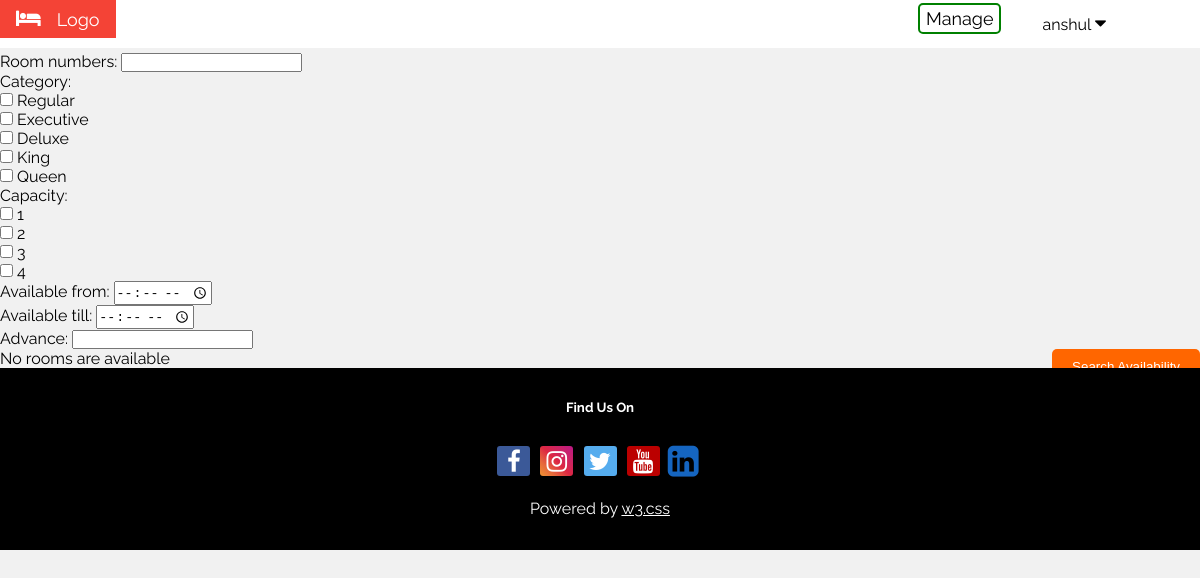
/hotel/manage_rooms/ (signed in), run on an earlier commit of the app's database.
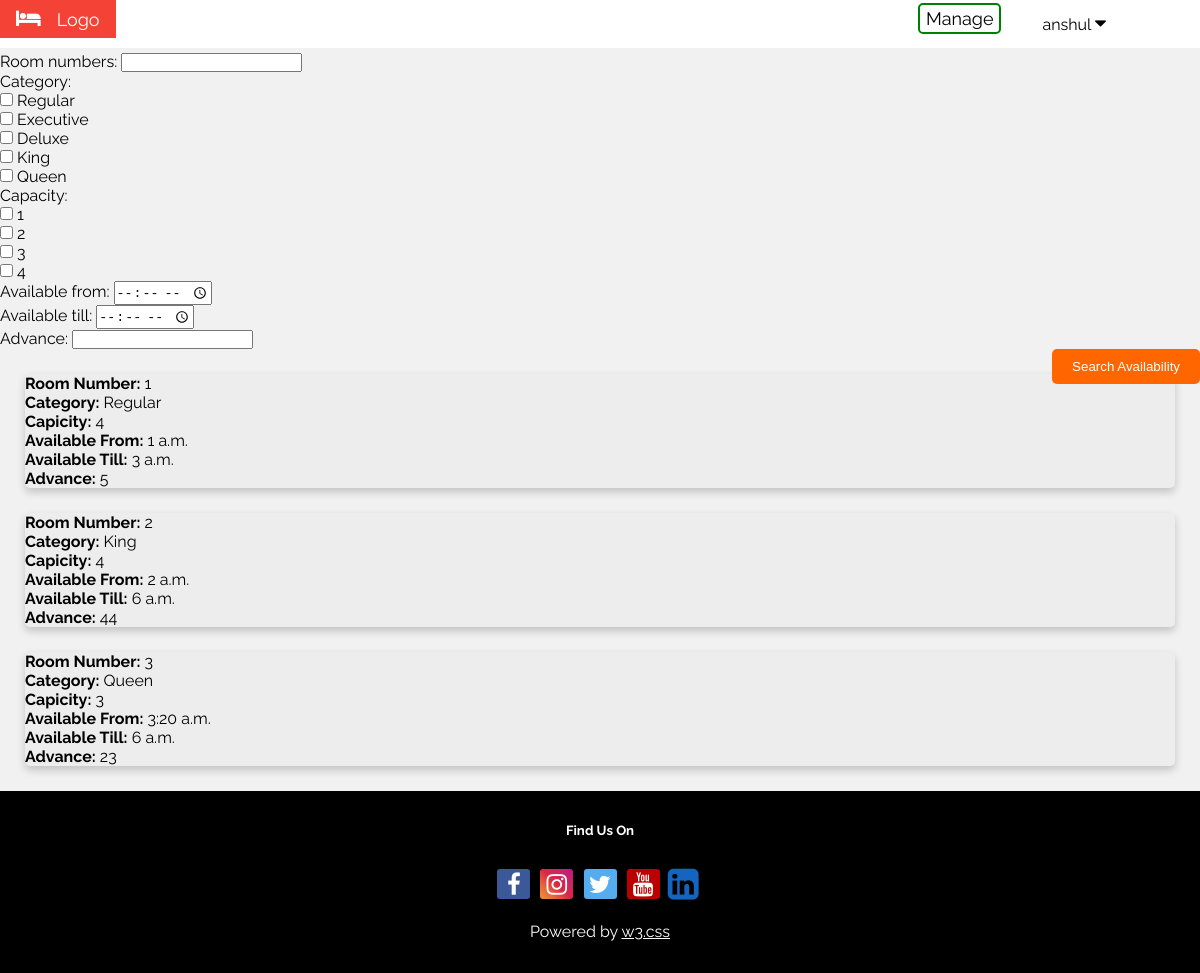
And on a later commit of the database.
### hotel/models.py (models this page shows, shortened)
class Room(models.Model):
    class Meta:
      ordering = ['room_number']
    room_number =  models.PositiveSmallIntegerField(
        validators=[MaxValueValidator(1000), MinValueValidator(1)],
        primary_key=True
        )
    ROOM_CATEGORIES = (
        ('Regular', 'Regular'),
        ('Executive', 'Executive'),
        ('Deluxe', 'Deluxe'),
        ('King', 'King'),
        ('Queen', 'Queen'),
    )
    category = models.CharField(max_length=9, choices=ROOM_CATEGORIES)
    ROOM_CAPACITY = (
        (1, '1'),
        (2, '2'),
        (3, '3'),
        (4, '4'),
    )
    capacity = models.PositiveSmallIntegerField(
        choices=ROOM_CAPACITY, default=2
        )
    available_from = models.TimeField()
    available_till = models.TimeField()
    advance = models.PositiveSmallIntegerField()
    room_manager = models.CharField(max_length=30)

### hotel/views.py (the view, shortened to what this page needs)
# urls.py: path('manage_rooms/', views.manage_rooms, name='manage_rooms'),
@login_required(login_url="/hotel/signin/")
def manage_rooms(request):
    if request.user.email.endswith("@anshul.com"):
        rooms = Room.objects.filter(room_manager=request.user.username)
        context = {
                'form': RoomForm(),
                'rooms': rooms,
                'username': request.user.username
                }
        return render(request, 'manage_rooms.html', context)
    else:
        return redirect('../book/')

### hotel/templates/manage_rooms.html (shortened to what this page needs)
{% load static %}
<!DOCTYPE html>
<html lang="en">
  <head>
    <link rel="stylesheet" href="https://cdnjs.cloudflare.com/ajax/libs/font-awesome/4.7.0/css/font-awesome.min.css">
    <link rel="stylesheet" type="text/css" href="{% static 'hotel/css/base.css' %}">
  </head>
	<body id="body-color">
    <div class="w3-bar w3-white w3-large">
			<div class="w3-bar-item w3-red w3-mobile"><i class="fa fa-bed w3-margin-right"></i>Logo</div>
			<div class="dropdown w3-right ert">
				<button class="dropbtn">{{ username }}
					<i class="fa fa-caret-down"></i>
				</button>
			</div>
      <a href="{% url 'hotel:manage' %}" class="w3-right ert"> Manage </a>
  	</div>
    <form method="POST">
      {{ form.as_p }}
      <input type="submit" class= "submit submit-right" value="Search Availability" />
    </form>
		{% if rooms %}
		  {% for room in rooms %}
      <div class="card card-width container3">
          <b>Room Number:</b> {{ room.room_number }}<br/>
          <b>Category:</b> {{ room.category }}<br/>
          <b>Capicity:</b> {{ room.capacity }}<br/>
          <b>Available From:</b> {{ room.available_from }}<br/>
          <b>Available Till:</b> {{ room.available_till }}<br/>
          <b>Advance:</b> {{ room.advance }}<br/>
      </div>
		  {% endfor %}
	  {% else %}
		  <p> No rooms are available </p>
	{% endif %}
    <footer class="w3-padding-32 w3-black w3-center w3-margin-top">
      <h5>Find Us On</h5>
      <div class="w3-xlarge w3-padding-16">
        <a href="#" class="fa fa-facebook"></a>
        <a href="#" class="fa fa-instagram"></a>
        <a href="#" class="fa fa-twitter"></a>
        <a href="#" class="fa fa-youtube"></a>
        <a href="#" class="fa fa-linkedin-square"></a>
      </div>
      <p>Powered by <a href="https://www.w3schools.com/w3css/default.asp" target="_blank" class="w3-hover-text-green">w3.css</a></p>
    </footer>
	</body>
</html>

### hotel/static/hotel/css/base.css (style rules this page uses)
a.fa { padding: 3px; border-radius: 3px; font-size: 1em; width: 27px; text-align: center; text-decoration: none; margin: 5px 2px; }
.fa-facebook { background: rgb(59, 89, 152); color: rgb(255, 255, 255); }
.fa-instagram { background: #f09433; background: -moz-linear-gradient(45deg, #f09433 0%, #e6683c 25%, #dc2743 50%, #cc2366 75%, #bc1888 100%); background: -webkit-linear-gradient(45deg, #f09433 0%,#e6683c 25%,#dc2743 50%,#cc2366 75%,#bc1888 100%); background: linear-gradient(45deg, #f09433 0%,#e6683c 25%,#dc2743 50%,#cc2366 75%,#bc1888 100%); filter: progid:DXImageTransform.Microsoft.gradient( startColorstr='#f09433', endColorstr='#bc1888',GradientType=1 ); color: white; }
.fa-linkedin-square { position: relative; top: 4px; left: -5px; color: #1565c0; background-color: rgba(0,0,0,.03); font-size: 1.5em!important; }
.fa-twitter { background: #55ACEE; color: white; }
.fa-youtube { background: #bb0000; color: white; }
body,h1,h2,h3,h4,h5,h6 { font-family: "Raleway", Arial, Helvetica, sans-serif; }
.fa { font-size: 1.2em; }
a.ert:link, a.ert:visited { background-color: white; color: black; border: 2px solid green; padding: 3px 6px; text-align: center; text-decoration: none; display: inline-block; margin: 3px; border-radius: 5px; }
#body-color { background-color:#f1f1f1 !important; }
.submit-right { float: right; }
.submit { border: none; color: white; background: #ff6600; cursor: pointer; border-radius: 5px; text-decoration: none; padding: 10px 20px; display: inline-block; }
.card { box-shadow: 0 4px 8px 0 rgba(0,0,0,0.2); transition: 0.3s; margin: 25px; border-radius: 5px; background-color: rgb(237, 237, 237); }
.w3-red { color:#fff!important;background-color:#f44336!important }
.w3-mobile { display:block; text-align:center }
.w3-margin-right { margin-right:16px!important }
.w3-padding-32 { padding-top:32px!important;padding-bottom:32px!important }
.w3-black { color:#fff!important;background-color:#000!important }
.w3-center { text-align:center!important }
.w3-xlarge { font-size:24px!important }
.w3-padding-16 { padding-top:16px!important;padding-bottom:16px!important }
.w3-hover-text-green { color: white; }
.w3-right { float:right!important; margin-right: 25px!important; }
.w3-bar { width:100%;overflow:hidden; display:inline-block; }
.w3-white { color:#000!important;background-color:#fff!important }
.w3-large { font-size:18px!important }
.w3-bar-item { padding:8px 16px;float:left;border:none;outline:0;text-align:left;white-space:normal;text-align:center; }
.w3-margin-top { position: relative; left: 0; width: 100%; color: white; }
.dropdown { overflow: hidden; }
.dropdown .dropbtn { font-size: 16px; border: none; outline: none; color: black; padding: 14px 16px; background-color: inherit; font-family: inherit; margin: 0; margin-right: 53px; }

### hotel/templates/manage_rooms.html (style rules this page uses)
* { padding: 0; margin: 0; }

What changed in the data, as far as the page shows it:
added Room: room_number "1", category "Regular", capacity "4", available_from "1 a.m.", available_till "3 a.m.", advance "5"
added Room: room_number "2", category "King", capacity "4", available_from "2 a.m.", available_till "6 a.m.", advance "44"
added Room: room_number "3", category "Queen", capacity "3", available_from "3:20 a.m.", available_till "6 a.m.", advance "23"
Also different on the page:
text no longer shown: "No rooms are available"
